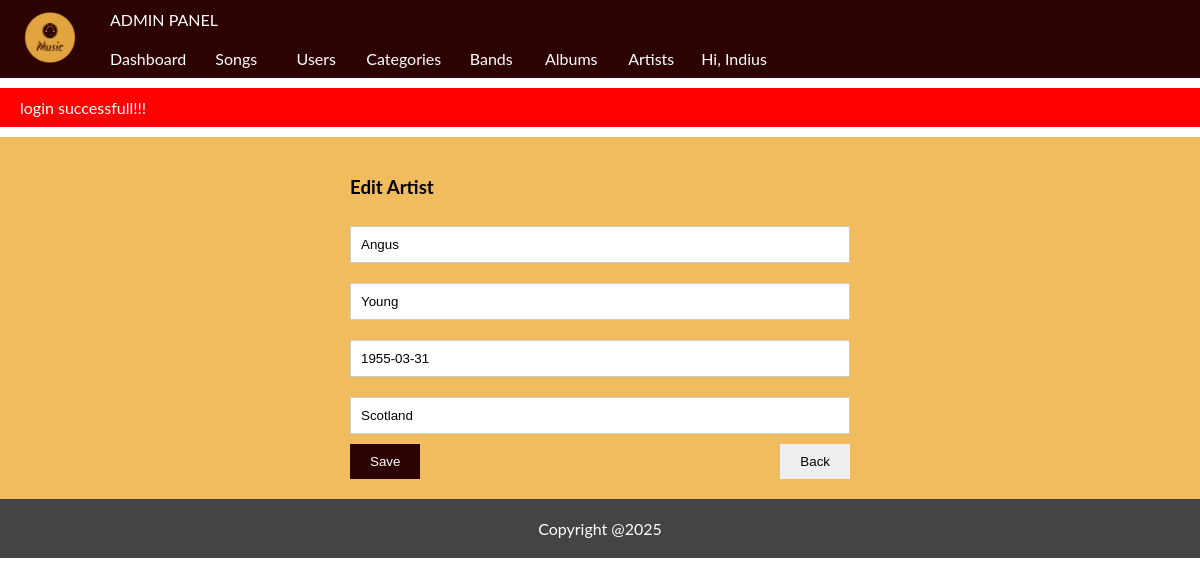
Page /Proiect/public/admin/artists/edit/1 (signed in) on the committed database.
### tables this page shows
CREATE TABLE IF NOT EXISTS `artists` (
  `id` int NOT NULL AUTO_INCREMENT,
  `id_band` int NOT NULL,
  `nume_artist` varchar(200) NOT NULL,
  `prenume_artist` varchar(200) NOT NULL,
  `data_nasterii` date NOT NULL,
  `tara_origine` varchar(200) NOT NULL,
  PRIMARY KEY (`id`),
  KEY `fk_artist_band` (`id_band`)
);

### Proiect/app/core/functions.php (called while the page is built, shortened)
<?php
function db_connect()
{
	$string = DBDRIVER.":hostname=".DBHOST.";dbname=".DBNAME;
	$con = new PDO($string, DBUSER, DBPASS);
	return $con;
}
function db_query_one($query , $data = array()){
	$con = db_connect();
	$stm = $con ->prepare($query);
	if($stm){
		$check = $stm -> execute($data);
		if($check){
			$result = $stm ->fetchAll(PDO::FETCH_ASSOC);
			if(is_array($result)&& count($result)>0){
				return $result[0];
			}
		}
	}
	return false;
}
function set_value($key, $default = '')
{
	if(!empty($_POST[$key]))
	{
		return $_POST[$key];
	}else{
		return $default;
	}
	return '';
}

### Proiect/app/pages/admin/artists.php (the view, shortened to what this page needs)
<?php
if($action == 'add'){
	if($_SERVER['REQUEST_METHOD'] == "POST")
	{
		$errors = [];
		if(empty($_POST['nume_artist']))
		{
			$errors['nume_artist'] = "a name is required";
		}else
		if(!preg_match("/^[a-zA-Z \&\-]+$/", $_POST['nume_artist']))
		{
			$errors['nume_artist'] = "a name can only have letters & spaces";
		}
		if(empty($errors))
		{
			$values = [];
			$values['nume_artist'] = trim($_POST['nume_artist']);
			$values['prenume_artist'] = trim($_POST['prenume_artist']);
			$values['tara_origine'] = trim($_POST['tara_origine']);
			$values['data_nasterii'] = trim($_POST['data_nasterii']);
			$values['id_band'] = trim($_POST['id_band']);
			$query = "insert into artists (nume_artist,prenume_artist,tara_origine,data_nasterii,id_band) values (:nume_artist,:prenume_artist,:tara_origine,:data_nasterii,:id_band)";
			db_query($query, $values);
			message("Artist created successfully!!!");
			redirect('admin/artists');
		}
	}
}else
if($action == 'edit'){
	$query = "select * from artists where id = :id limit 1";
  		$row = db_query_one($query,['id'=>$id]);
}
?>
	<section class = "admin-content" style = "min-height: 200px;">
  <?php if($action == 'add'):?>
  	<div style ="max-width: 500px;margin: auto;">
  		<form method="post">
  			<h3>Add New Artist</h3>
  			<input class="form-control my-1"  value="<?=set_value('nume_artist')?>" type="text" name="nume_artist" placeholder="Last Name">
  			<?php if(!empty($errors['nume_artist'])):?>
  			<small class="error"><?=$errors['nume_artist']?></small>
  		<?php endif;?>
  			<input class="form-control my-1"  value="<?=set_value('prenume_artist')?>" type="text" name="prenume_artist" placeholder="First Name">
  			<?php if(!empty($errors['prenume_artist'])):?>		prenume_artist
  			<small class="error"><?=$errors['prenume_artist']?></small>
  		<?php endif;?>
  			<input class="form-control my-1"  value="<?=set_value('data_nasterii')?>" type="text" name="data_nasterii" placeholder="Birthdate">
  			<?php if(!empty($errors['data_nasterii'])):?>
  			<small class="error"><?=$errors['data_nasterii']?></small>
  		<?php endif;?>
  			<input class="form-control my-1"  value="<?=set_value('tara_origine')?>" type="text" name="tara_origine" placeholder="Origin">
  			<?php if(!empty($errors['tara_origine'])):?>
  			<small class="error"><?=$errors['tara_origine']?></small>
  		<?php endif;?>
  		<?php
  			$query = "select * from bands";
  			$banduri = db_query($query);
  		?>
  			<select name="id_band" class = "form-control my-1">
  				<option value="">--Band--</option>
  				<?php if(!empty($banduri)):?>
  					<?php foreach($banduri as $bnd):?>
  				<option <?=set_select('id_band', $bnd['id'] )?> value="<?=$bnd['id']?>"><?=$bnd['nume']?></option>
  				  			<?php endforeach;?>
  			<?php endif;?>
  			</select>
  			<?php if(!empty($errors['id_categorie'])):?>
  			<small class="error"><?=$errors['id_categorie']?></small>
  		<?php endif;?>
  			<button class ="btn bg-purple">Save</button>
  			<a href="<?ROOT?>/admin/artists">
  			<button type="button" class="float-end btn">Back</button>
  		</a>
  		</form>
  	</div>
  <?php elseif($action == 'edit'):?>
  		<div style ="max-width: 500px;margin: auto;">
  		<form method="post">
  			<h3>Edit Artist</h3>
  			<?php if(!empty($row)):?>
  			<input class="form-control my-1"  value="<?=set_value('nume_artist', $row['nume_artist'])?>" type="text" name="nume_artist" placeholder=" Last Name">
  			<?php if(!empty($row)):?>
  			<input class="form-control my-1"  value="<?=set_value('prenume_artist', $row['prenume_artist'])?>" type="text" name="prenume_artist" placeholder=" First Name">
  			<?php if(!empty($row)):?>
  			<input class="form-control my-1"  value="<?=set_value('data_nasterii', $row['data_nasterii'])?>" type="text" name="data_nasterii" placeholder=" Birthdate">
  		<?php if(!empty($row)):?>
  			<input class="form-control my-1"  value="<?=set_value('tara_origine', $row['tara_origine'])?>" type="text" name="tara_origine" placeholder=" tara_origine">
<?php endif;?>
  		<?php endif;?>
  			<?php endif;?>
  			<button class ="btn bg-purple">Save</button>
  			<a href="<?=ROOT?>/admin/artists">
  			<button type="button" class="float-end btn">Back</button>
  		</a>
  		<?php endif;?>
  		</form>
  	</div>
  <?php endif;?>
	</section>

### Proiect/public/assets/css/style.css (style rules this page uses)
* { box-sizing: border-box; }
body { min-width: 350px; font-family: lato, sans-serif, tahoma; margin: 0px; padding: 0px; }
body a { text-decoration: none; }
.float-end { float:right; }
.form-control { width: 100%; padding: 10px; border:solid thin #ccc; }
.btn { border: none; padding: 10px 20px; cursor: pointer; }
.bg-purple { background-color: #2C0203; color:white; }
.my-1 { margin-top: 10px; margin-bottom: 10px; }
.admin-content { padding: 20px; background-color: #f0bc5e; }

### rows in the picture
artists: nume_artist "Angus", prenume_artist "Young", data_nasterii "1955-03-31", tara_origine "Scotland"

### other values in the picture
user('username') "Indius"
message('', true) "login successfull!!!"
